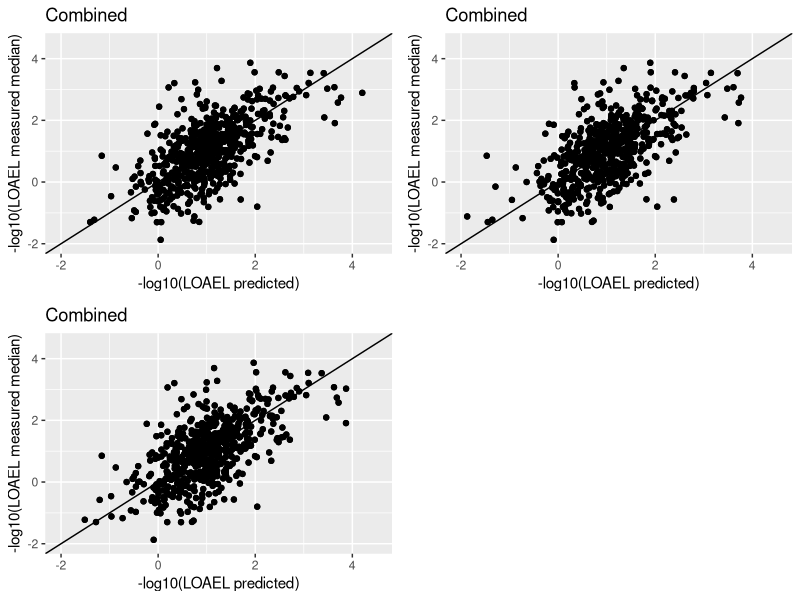

Recreate this plot in R.
library(ggplot2)
library(grid)
library(gridExtra)

t0 = read.csv("data/training-cv-0.csv",header=T)
t1 = read.csv("data/training-cv-1.csv",header=T)
t2 = read.csv("data/training-cv-2.csv",header=T)

p0 = qplot(-log10(LOAEL_predicted),-log10(LOAEL_measured_median),data=t0,xlab="-log10(LOAEL predicted)",ylab="-log10(LOAEL measured median)",main="Combined") + geom_point() + geom_abline(intercept=0.0)  + xlim(-2,4.5) + ylim(-2,4.5)
p1 = qplot(-log10(LOAEL_predicted),-log10(LOAEL_measured_median),data=t1,xlab="-log10(LOAEL predicted)",ylab="-log10(LOAEL measured median)",main="Combined") + geom_point() + geom_abline(intercept=0.0)  + xlim(-2,4.5) + ylim(-2,4.5)
p2 = qplot(-log10(LOAEL_predicted),-log10(LOAEL_measured_median),data=t2,xlab="-log10(LOAEL predicted)",ylab="-log10(LOAEL measured median)",main="Combined") + geom_point() + geom_abline(intercept=0.0)  + xlim(-2,4.5) + ylim(-2,4.5)

pdf('figure/crossvalidation.pdf')
grid.arrange(p0,p1,p2,ncol=2)
dev.off()
